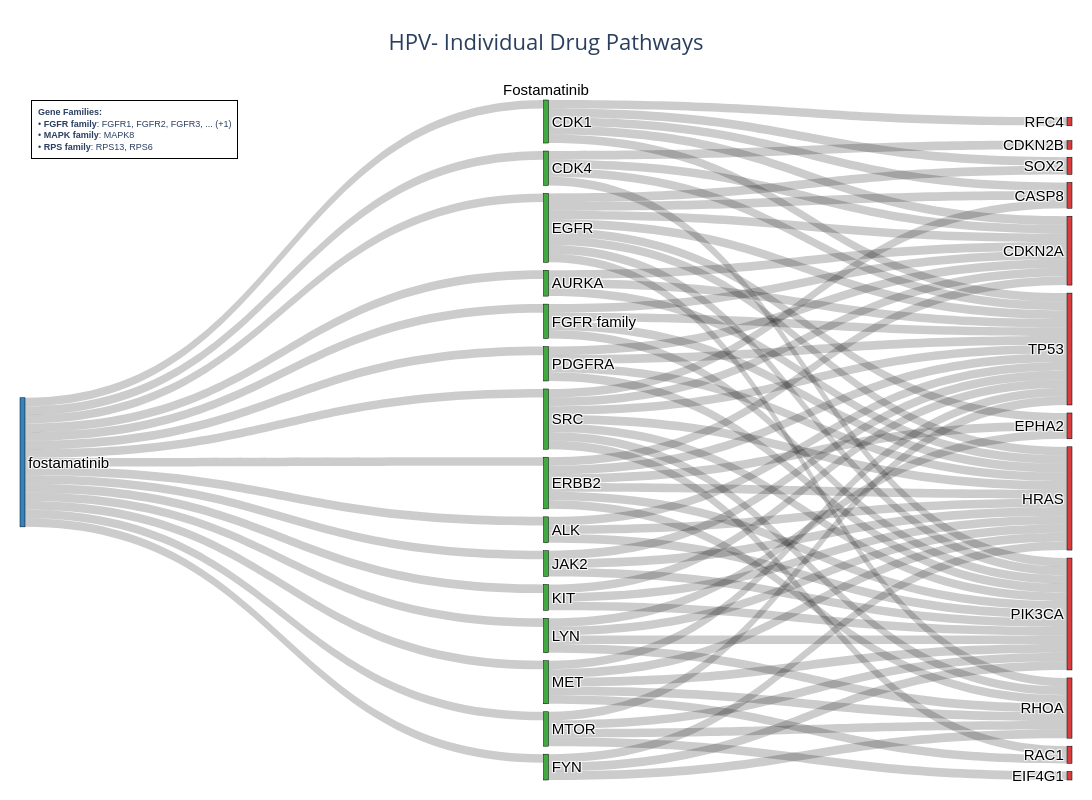
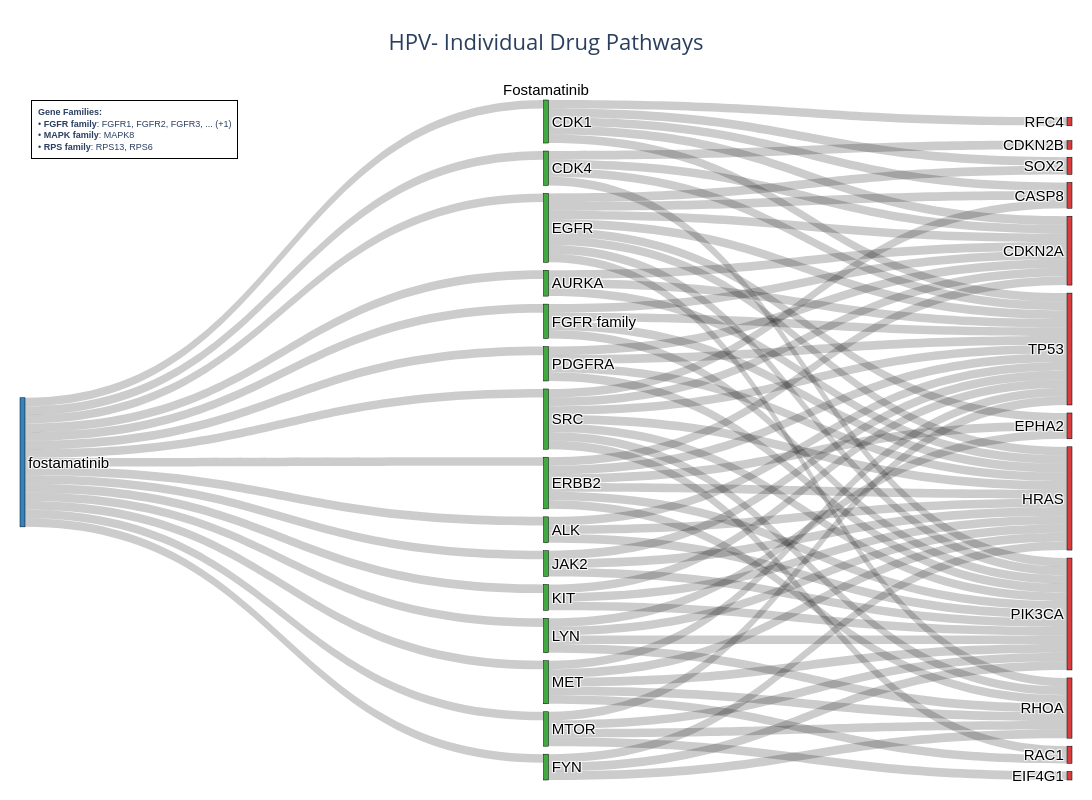

The notebook cell these images were saved under, in order:
### Code cell
### examples of checking specific genes and drugs
create_single_drug_diagram('fostamatinib', cohort='HPV-')

### Figure 1 — Plotly figure (JSON) as saved in the notebook; plotly's stock layout.template omitted (floating-point values rounded to 4 significant figures)
{"data": [{"arrangement": "snap", "domain": {"x": [0, 1], "y": [0, 1]}, "link": {"color": "rgba(0, 0, 0, 0.2)", "source": [0, 0, 0, 0, 0, 0, 0, 0, 0, 0, 0, 0, 0, 0, 0, 6, 6, 12, 5, 5, 1, 10, 14, 7, 11, 15, 10, 15, 15, 5, 14, 14, 11, 15, 7, 9, 3, 3, 3, 3, 11, 11, 10, 15, 8, 8, 8, 6, 6, 6, 6, 13, 13, 13, 13, 1, 1, 2, 2, 9, 9, 12, 12, 12, 12, 5, 5, 5, 5, 5, 3, 7, 7, 15, 15, 4, 4, 14, 4, 4, 2], "target": [6, 8, 13, 1, 10, 2, 9, 12, 5, 3, 7, 11, 15, 4, 14, 22, 17, 22, 22, 17, 22, 22, 22, 22, 22, 22, 27, 17, 27, 27, 17, 27, 25, 25, 17, 22, 24, 27, 17, 26, 21, 20, 21, 21, 25, 21, 22, 27, 25, 21, 20, 27, 25, 19, 22, 27, 21, 27, 21, 27, 21, 27, 25, 21, 23, 25, 26, 21, 16, 20, 16, 27, 21, 16, 23, 27, 22, 21, 17, 18, 17], "value": [1, 1, 1, 1, 1, 1, 1, 1, 1, 1, 1, 1, 1, 1, 1, 1, 1, 1, 1, 1, 1, 1, 1, 1, 1, 1, 1, 1, 1, 1, 1, 1, 1, 1, 1, 1, 1, 1, 1, 1, 1, 1, 1, 1, 1, 1, 1, 1, 1, 1, 1, 1, 1, 1, 1, 1, 1, 1, 1, 1, 1, 1, 1, 1, 1, 1, 1, 1, 1, 1, 1, 1, 1, 1, 1, 1, 1, 1, 1, 1, 1]}, "node": {"color": ["rgba(31, 119, 180, 0.9)", "rgba(44, 160, 44, 0.9)", "rgba(44, 160, 44, 0.9)", "rgba(44, 160, 44, 0.9)", "rgba(44, 160, 44, 0.9)", "rgba(44, 160, 44, 0.9)", "rgba(44, 160, 44, 0.9)", "rgba(44, 160, 44, 0.9)", "rgba(44, 160, 44, 0.9)", "rgba(44, 160, 44, 0.9)", "rgba(44, 160, 44, 0.9)", "rgba(44, 160, 44, 0.9)", "rgba(44, 160, 44, 0.9)", "rgba(44, 160, 44, 0.9)", "rgba(44, 160, 44, 0.9)", "rgba(44, 160, 44, 0.9)", "rgba(214, 39, 40, 0.9)", "rgba(214, 39, 40, 0.9)", "rgba(214, 39, 40, 0.9)", "rgba(214, 39, 40, 0.9)", "rgba(214, 39, 40, 0.9)", "rgba(214, 39, 40, 0.9)", "rgba(214, 39, 40, 0.9)", "rgba(214, 39, 40, 0.9)", "rgba(214, 39, 40, 0.9)", "rgba(214, 39, 40, 0.9)", "rgba(214, 39, 40, 0.9)", "rgba(214, 39, 40, 0.9)"], "label": ["fostamatinib", "ALK", "AURKA", "CDK1", "CDK4", "EGFR", "ERBB2", "FGFR family", "FYN", "JAK2", "KIT", "LYN", "MET", "MTOR", "PDGFRA", "SRC", "CASP8", "CDKN2A", "CDKN2B", "EIF4G1", "EPHA2", "HRAS", "PIK3CA", "RAC1", "RFC4", "RHOA", "SOX2", "TP53"], "line": {"color": "black", "width": 0.5}, "pad": 8, "thickness": 5}, "textfont": {"color": "black", "family": "Arial", "size": 15}, "type": "sankey", "valueformat": ".0f"}], "layout": {"annotations": [{"font": {"color": "black", "family": "Arial", "size": 15}, "showarrow": false, "text": "Fostamatinib", "x": 0.5, "xanchor": "center", "xref": "paper", "y": 1, "yanchor": "bottom", "yref": "paper"}, {"align": "left", "bgcolor": "rgba(255, 255, 255, 0.9)", "bordercolor": "black", "borderpad": 6, "borderwidth": 1, "font": {"family": "Arial", "size": 9}, "showarrow": false, "text": "<b>Gene Families:</b><br>• <b>FGFR family</b>: FGFR1, FGFR2, FGFR3, ... (+1)<br>• <b>MAPK family</b>: MAPK8<br>• <b>RPS family</b>: RPS13, RPS6", "x": 0.01, "xanchor": "left", "xref": "paper", "y": 1, "yanchor": "top", "yref": "paper"}], "font": {"size": 14}, "height": 800, "margin": {"b": 20, "l": 20, "r": 20, "t": 100}, "showlegend": false, "title": {"font": {"size": 22}, "text": "HPV- Individual Drug Pathways<br>", "x": 0.5, "xanchor": "center"}, "width": 1200}}

### Figure 2 — Plotly figure (JSON) as saved in the notebook; plotly's stock layout.template omitted (floating-point values rounded to 4 significant figures)
{"data": [{"arrangement": "snap", "domain": {"x": [0, 1], "y": [0, 1]}, "link": {"color": "rgba(0, 0, 0, 0.2)", "source": [0, 0, 0, 0, 0, 0, 0, 0, 0, 0, 0, 0, 0, 0, 0, 6, 6, 12, 5, 5, 1, 10, 14, 7, 11, 15, 10, 15, 15, 5, 14, 14, 11, 15, 7, 9, 3, 3, 3, 3, 11, 11, 10, 15, 8, 8, 8, 6, 6, 6, 6, 13, 13, 13, 13, 1, 1, 2, 2, 9, 9, 12, 12, 12, 12, 5, 5, 5, 5, 5, 3, 7, 7, 15, 15, 4, 4, 14, 4, 4, 2], "target": [6, 8, 13, 1, 10, 2, 9, 12, 5, 3, 7, 11, 15, 4, 14, 22, 17, 22, 22, 17, 22, 22, 22, 22, 22, 22, 27, 17, 27, 27, 17, 27, 25, 25, 17, 22, 24, 27, 17, 26, 21, 20, 21, 21, 25, 21, 22, 27, 25, 21, 20, 27, 25, 19, 22, 27, 21, 27, 21, 27, 21, 27, 25, 21, 23, 25, 26, 21, 16, 20, 16, 27, 21, 16, 23, 27, 22, 21, 17, 18, 17], "value": [1, 1, 1, 1, 1, 1, 1, 1, 1, 1, 1, 1, 1, 1, 1, 1, 1, 1, 1, 1, 1, 1, 1, 1, 1, 1, 1, 1, 1, 1, 1, 1, 1, 1, 1, 1, 1, 1, 1, 1, 1, 1, 1, 1, 1, 1, 1, 1, 1, 1, 1, 1, 1, 1, 1, 1, 1, 1, 1, 1, 1, 1, 1, 1, 1, 1, 1, 1, 1, 1, 1, 1, 1, 1, 1, 1, 1, 1, 1, 1, 1]}, "node": {"color": ["rgba(31, 119, 180, 0.9)", "rgba(44, 160, 44, 0.9)", "rgba(44, 160, 44, 0.9)", "rgba(44, 160, 44, 0.9)", "rgba(44, 160, 44, 0.9)", "rgba(44, 160, 44, 0.9)", "rgba(44, 160, 44, 0.9)", "rgba(44, 160, 44, 0.9)", "rgba(44, 160, 44, 0.9)", "rgba(44, 160, 44, 0.9)", "rgba(44, 160, 44, 0.9)", "rgba(44, 160, 44, 0.9)", "rgba(44, 160, 44, 0.9)", "rgba(44, 160, 44, 0.9)", "rgba(44, 160, 44, 0.9)", "rgba(44, 160, 44, 0.9)", "rgba(214, 39, 40, 0.9)", "rgba(214, 39, 40, 0.9)", "rgba(214, 39, 40, 0.9)", "rgba(214, 39, 40, 0.9)", "rgba(214, 39, 40, 0.9)", "rgba(214, 39, 40, 0.9)", "rgba(214, 39, 40, 0.9)", "rgba(214, 39, 40, 0.9)", "rgba(214, 39, 40, 0.9)", "rgba(214, 39, 40, 0.9)", "rgba(214, 39, 40, 0.9)", "rgba(214, 39, 40, 0.9)"], "label": ["fostamatinib", "ALK", "AURKA", "CDK1", "CDK4", "EGFR", "ERBB2", "FGFR family", "FYN", "JAK2", "KIT", "LYN", "MET", "MTOR", "PDGFRA", "SRC", "CASP8", "CDKN2A", "CDKN2B", "EIF4G1", "EPHA2", "HRAS", "PIK3CA", "RAC1", "RFC4", "RHOA", "SOX2", "TP53"], "line": {"color": "black", "width": 0.5}, "pad": 8, "thickness": 5}, "textfont": {"color": "black", "family": "Arial", "size": 15}, "type": "sankey", "valueformat": ".0f"}], "layout": {"annotations": [{"font": {"color": "black", "family": "Arial", "size": 15}, "showarrow": false, "text": "Fostamatinib", "x": 0.5, "xanchor": "center", "xref": "paper", "y": 1, "yanchor": "bottom", "yref": "paper"}, {"align": "left", "bgcolor": "rgba(255, 255, 255, 0.9)", "bordercolor": "black", "borderpad": 6, "borderwidth": 1, "font": {"family": "Arial", "size": 9}, "showarrow": false, "text": "<b>Gene Families:</b><br>• <b>FGFR family</b>: FGFR1, FGFR2, FGFR3, ... (+1)<br>• <b>MAPK family</b>: MAPK8<br>• <b>RPS family</b>: RPS13, RPS6", "x": 0.01, "xanchor": "left", "xref": "paper", "y": 1, "yanchor": "top", "yref": "paper"}], "font": {"size": 14}, "height": 800, "margin": {"b": 20, "l": 20, "r": 20, "t": 100}, "showlegend": false, "title": {"font": {"size": 22}, "text": "HPV- Individual Drug Pathways<br>", "x": 0.5, "xanchor": "center"}, "width": 1200}}
